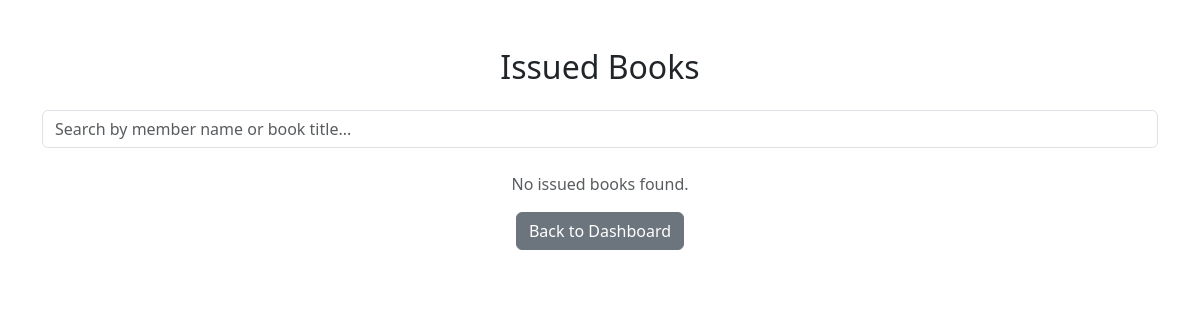
The page /issued_books.php (signed in) on the database as committed earlier.
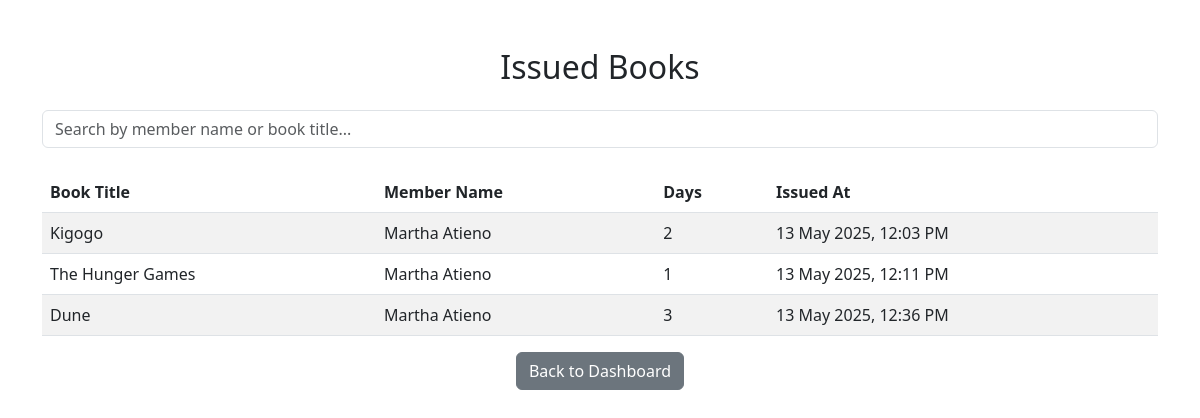
The same page on the database as committed later.
### tables this page shows
CREATE TABLE `borrow_requests` (
  `id` int(11) NOT NULL,
  `book_id` int(11) NOT NULL,
  `user_id` int(11) NOT NULL,
  `days` int(11) NOT NULL,
  `total_cost` decimal(10,2) NOT NULL,
  `status` enum('pending','Book Issued','Rejected','Book Returned') DEFAULT 'pending',
  `requested_at` timestamp NOT NULL DEFAULT current_timestamp(),
  `updated_at` timestamp NOT NULL DEFAULT current_timestamp() ON UPDATE current_timestamp()
);

CREATE TABLE `books` (
  `id` int(11) NOT NULL,
  `title` varchar(255) NOT NULL,
  `author` varchar(255) NOT NULL,
  `category_id` int(11) NOT NULL,
  `isbn` varchar(50) NOT NULL,
  `quantity` int(11) NOT NULL,
  `created_at` timestamp NOT NULL DEFAULT current_timestamp(),
  `cover_photo` varchar(255) DEFAULT NULL
);

CREATE TABLE `users` (
  `id` int(11) NOT NULL,
  `name` varchar(100) NOT NULL,
  `email` varchar(100) NOT NULL,
  `password` varchar(255) NOT NULL,
  `role` enum('admin','librarian','member') DEFAULT 'member',
  `created_at` timestamp NOT NULL DEFAULT current_timestamp()
);

### issued_books.php (the view, shortened to what this page needs)
<?php
include 'db_connection.php';
$issued_books_sql = "
    SELECT borrow_requests.id, books.title, users.name AS member_name, borrow_requests.days, borrow_requests.total_cost, borrow_requests.requested_at
    FROM borrow_requests
    INNER JOIN books ON borrow_requests.book_id = books.id
    INNER JOIN users ON borrow_requests.user_id = users.id
    WHERE borrow_requests.status = 'Book Issued'
    ORDER BY borrow_requests.requested_at ASC";
$issued_books_result = $conn->query($issued_books_sql);
?>
<!DOCTYPE html>
<html lang="en">
<head>
    <link href="https://cdn.jsdelivr.net/npm/bootstrap@5.3.0/dist/css/bootstrap.min.css" rel="stylesheet">
</head>
<body>
    <div class="container mt-5">
        <h2 class="text-center">Issued Books</h2>
        <div class="mt-4 mb-3">
            <input type="text" id="searchInput" class="form-control" placeholder="Search by member name or book title...">
        </div>
        <div class="mt-4">
            <?php if ($issued_books_result->num_rows > 0): ?>
                <table class="table table-striped" id="issuedBooksTable">
                    <thead>
                        <tr>
                            <th>Book Title</th>
                            <th>Member Name</th>
                            <th>Days</th>
                            <th>Issued At</th>
                        </tr>
                    </thead>
                    <tbody>
                        <?php while ($book = $issued_books_result->fetch_assoc()): ?>
                            <tr>
                                <td class="book-title"><?= htmlspecialchars($book['title']); ?></td>
                                <td class="member-name"><?= htmlspecialchars($book['member_name']); ?></td>
                                <td><?= $book['days']; ?></td>
                                <td><?= date('d M Y, h:i A', strtotime($book['requested_at'])); ?></td>
                            </tr>
                        <?php endwhile; ?>
                    </tbody>
                </table>
            <?php else: ?>
                <p class="text-muted text-center">No issued books found.</p>
            <?php endif; ?>
        </div>
        <div class="mt-3 text-center">
            <a href="librarian_dashboard.php" class="btn btn-secondary">Back to Dashboard</a>
        </div>
    </div>
</body>
</html>

Rows that differ between the two databases and show on the page:
added borrow_requests: book.title "Kigogo", user.name "Martha Atieno", days "2", requested_at "13 May 2025, 12:03 PM"
added borrow_requests: book.title "The Hunger Games", user.name "Martha Atieno", days "1", requested_at "13 May 2025, 12:11 PM"
added borrow_requests: book.title "Dune", user.name "Martha Atieno", days "3", requested_at "13 May 2025, 12:36 PM"
Other text that changed with them:
text no longer shown: "No issued books found."
text now shown: "Book Title Member Name Days Issued At"
